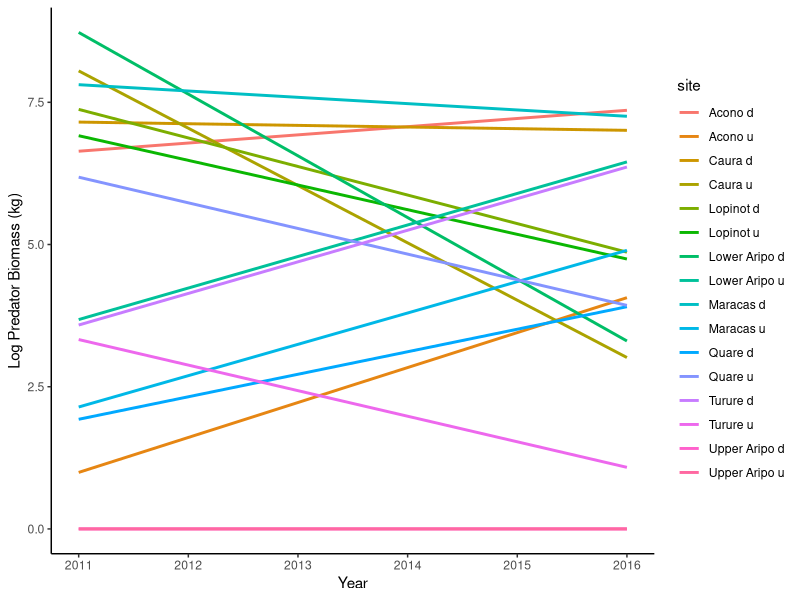
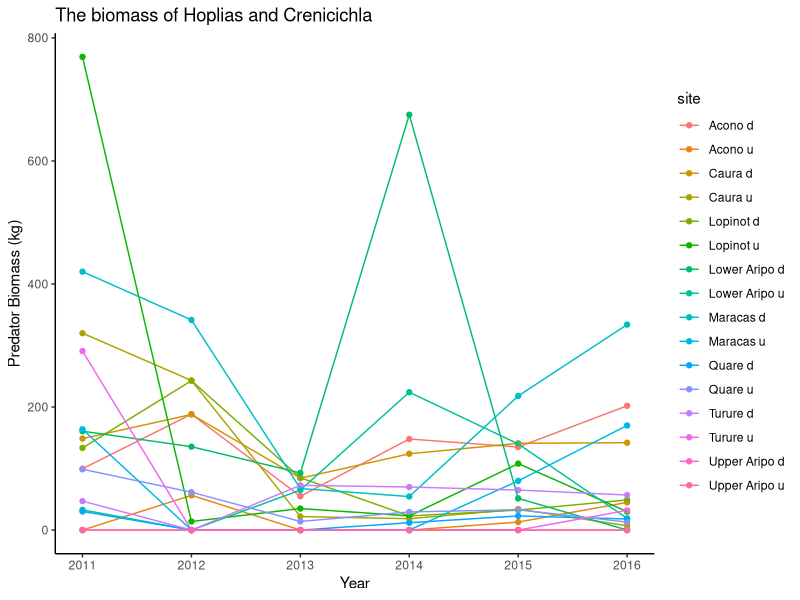
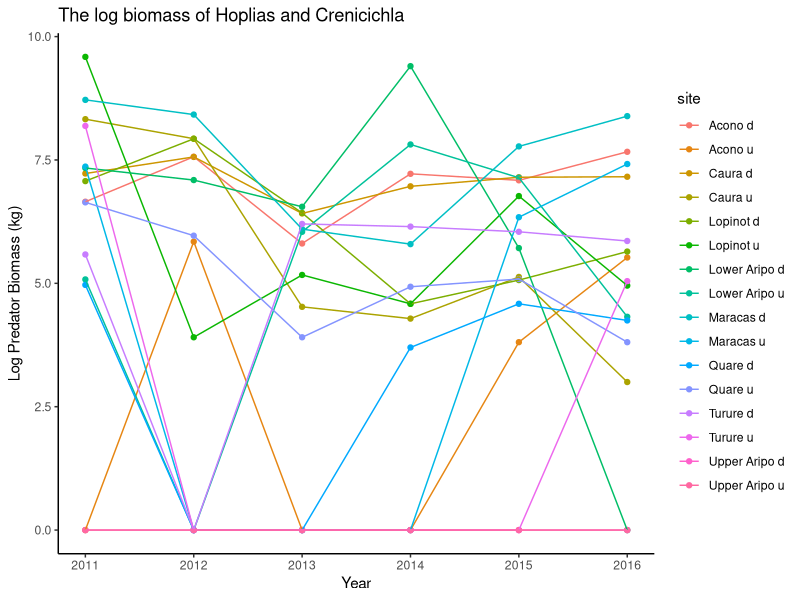
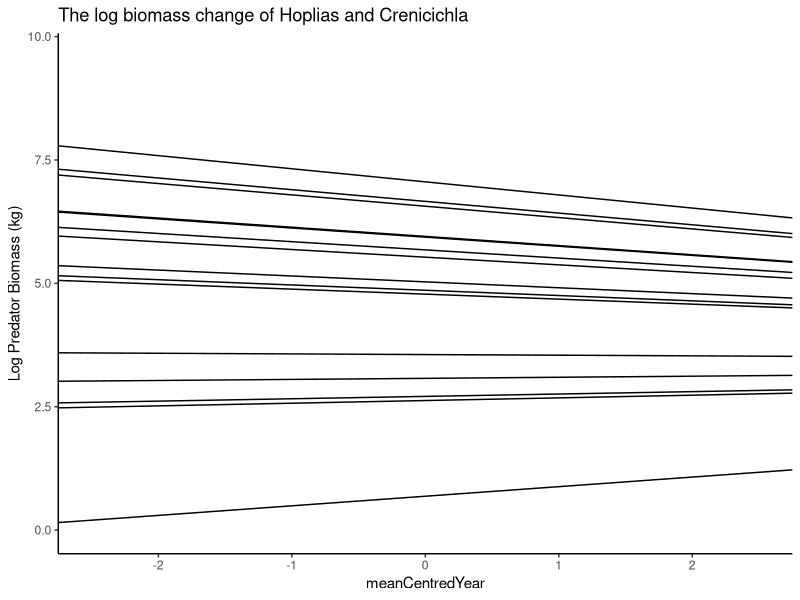
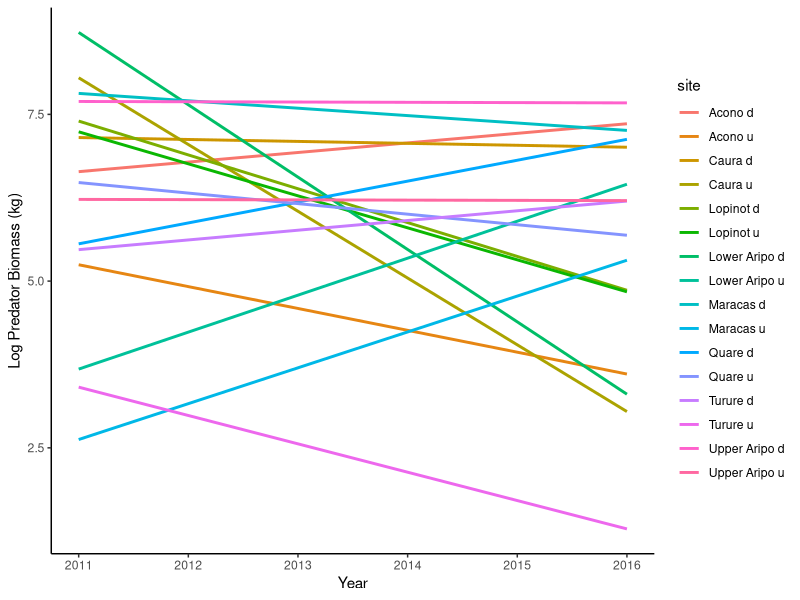
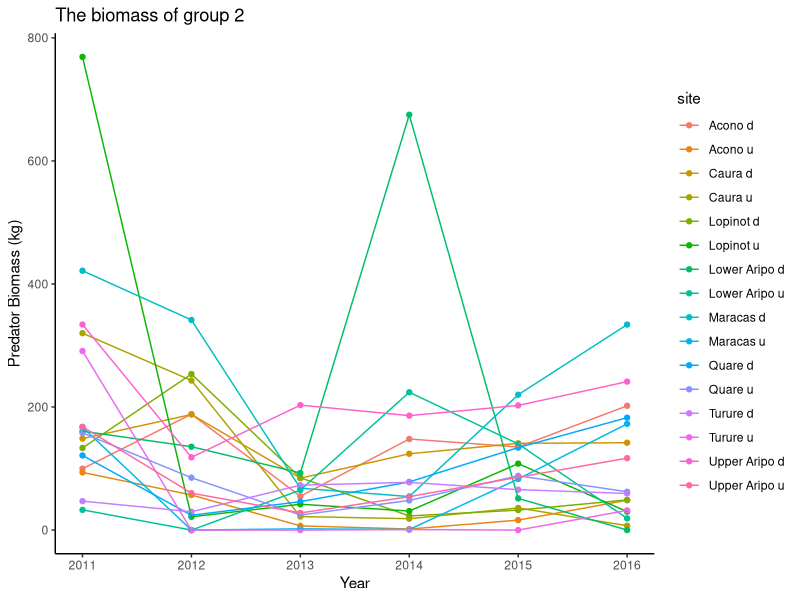
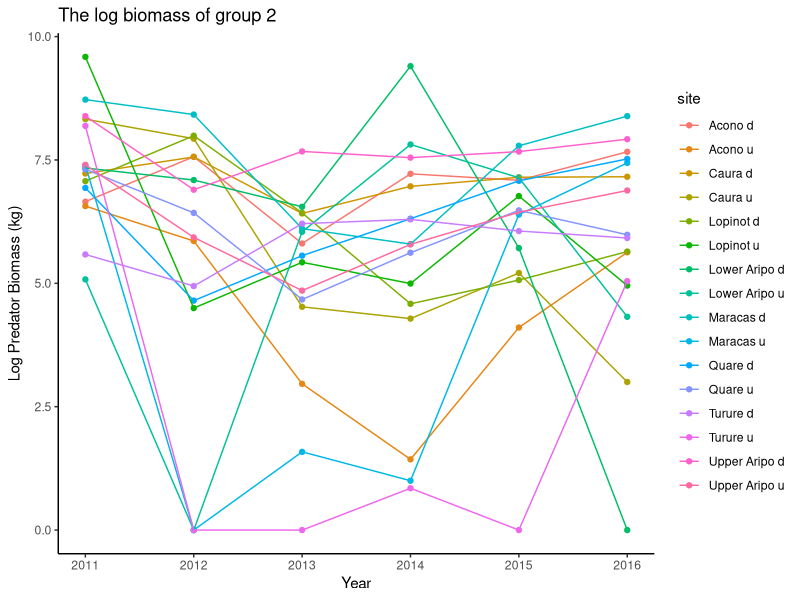
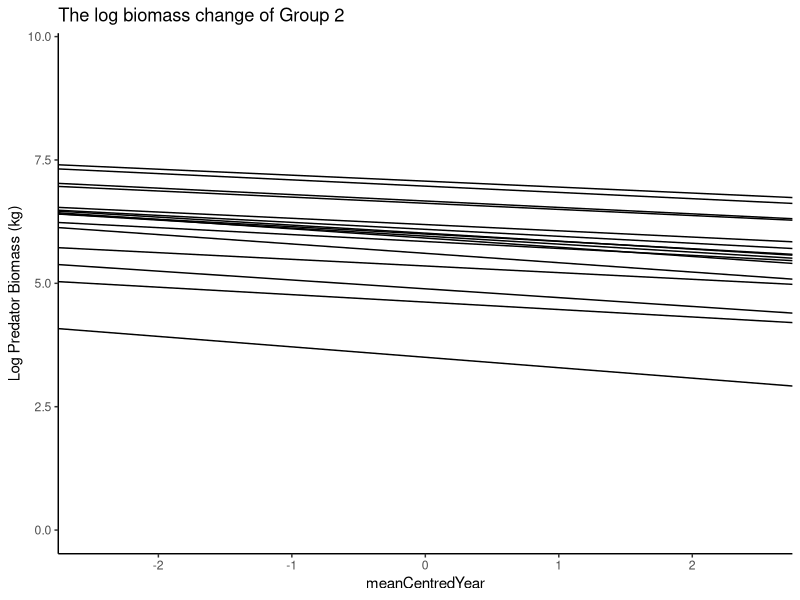

The R script that drew these images, in order:
## ---- chunk 1
setwd("C:\\Users\\faj\\Documents\\OneDrive for Business\\research\\FishPredation\\Data")

library(dplyr)
library(tidyr)
library(ggplot2)
library(lme4)
library(lsmeans)
library(pbkrtest)

#preparing data 

fishDataAll <- read.csv("Fish data June 2017.csv")
head(fishDataAll)
str(fishDataAll)


selectMonths <- c("07", "08")# i am selecting out these months because then i can use the last timepoint 


#select data from only the July and Auguest, and remove first year 
SelectData <- fishDataAll %>% 
	separate(date, c("Day", "Month", "Year"), sep = "/") %>%
	filter(Year != 2010)%>%
	filter(Month %in% selectMonths)

fishData <- data.frame(SelectData)

#calculate biomass
fishData$TotBiomass <- (fishData$numbercaught + fishData$numberseen)* fishData$weight

#calculating percentage abundance
TotBioSite<- fishData %>% 
	group_by(site, Year) %>%
	summarise(BiomasSiteSum = sum(TotBiomass, na.rm=TRUE))

siteBiomass <- data.frame(TotBioSite)

## ---- chunk 2
#Narrow

#sum biomass per site and year
predatorsBioN <- fishData %>% 
	filter(species == "Hoplias malabaricus" | species == "Crenicichla frenata") %>%
	group_by(site, Year) %>%
	summarise(BiomassSum = sum(TotBiomass))

predatorsBio <- data.frame(predatorsBioN)
predatorsBio$Year <- as.numeric(predatorsBio$Year)
siteBiomass$Year <- as.numeric(siteBiomass$Year)

FishDataTot <- merge(siteBiomass, predatorsBio, by = c("site" ,"Year"),all=TRUE) # this makes sure i 
#know what years had no predators recoreded in 
head(FishDataTot)
FishDataTot$BiomassSum[is.na(FishDataTot$BiomassSum)] <- 0

#add mean centered year for further analysis
meanYear <-summarise(FishDataTot, meanYear = mean(Year)) 
FishDataTot$meanYear <- meanYear[1,]
FishDataTot$meanCentredYear <-  FishDataTot$Year - FishDataTot$meanYear	

FishDataTot$LogBiomass <- log2(FishDataTot$BiomassSum + 1)

## ---- chunk 3

#plot slopes of each sites using Lm

NarrowBiomass <- ggplot(aes(x = Year, y = LogBiomass, colour = site),data = FishDataTot)
NarrowBiomass + 
  geom_smooth(se = FALSE, method = "lm")+ 
	theme_classic()+
	labs(y = "Log Predator Biomass (kg)")
  

## ---- chunk 4
BioPlot <- ggplot(FishDataTot, aes(x = Year, y = BiomassSum, col = site, group = site))
BioPlot + geom_point() +
	geom_line() +
	theme_classic() +
	labs(title="The biomass of Hoplias and Crenicichla", y = "Predator Biomass (kg)")

BioPlotLog <- ggplot(FishDataTot, aes(x = Year, y = LogBiomass, col = site, group = site))
BioPlotLog + geom_point() +
	geom_line() +
	theme_classic() +
	labs(title="The log biomass of Hoplias and Crenicichla", y = "Log Predator Biomass (kg)")

## ---- chunk 5
bioMLog <- lmer(LogBiomass ~ meanCentredYear + (meanCentredYear|site), data = FishDataTot)
summary(bioMLog)

#plot slopes of sites
bioMLog_Lines <- coef(bioMLog )$site[c(1:2)] # get slope and intercept of each line in model 3
names(bioMLog_Lines) <- c("intercept", "slope")

m3.plotb <- ggplot(data = FishDataTot, aes(x = meanCentredYear, y = LogBiomass)) # plot of model with varying intercept but not slope, but only main slope shown
m3.plotb + geom_blank() + 
	theme_classic() + 
	geom_abline(slope =bioMLog_Lines$slope, intercept = bioMLog_Lines$intercept) +
	labs(title="The log biomass change of Hoplias and Crenicichla", y = "Log Predator Biomass (kg)")

## ---- chunk 6
#Middle

#sum biomass per site and year
predatorsBioNm <- fishData %>% 
	filter(species == "Hoplias malabaricus" | species == "Crenicichla frenata" | 
		species == "Gymnotus carapo"| species ==  "Rivulus hartii") %>%
	group_by(site, Year) %>%
	summarise(BiomassSum = sum(TotBiomass))

predatorsBiom <- data.frame(predatorsBioNm)
predatorsBiom$Year <- as.numeric(predatorsBiom$Year)
siteBiomass$Year <- as.numeric(siteBiomass$Year)

FishDataTotm <- merge(siteBiomass, predatorsBiom, by = c("site" ,"Year"),all=TRUE) # this makes sure i 
#know what years had no predators recoreded in 
head(FishDataTotm)
FishDataTotm$BiomassSum[is.na(FishDataTotm$BiomassSum)] <- 0

#add mean centered year for further analysis
meanYear <-summarise(FishDataTotm, meanYear = mean(Year)) 
FishDataTotm$meanYear <- meanYear[1,]
FishDataTotm$meanCentredYear <-  FishDataTotm$Year - FishDataTotm$meanYear	

FishDataTotm$LogBiomass <- log2(FishDataTotm$BiomassSum + 1)
## ---- chunk 7

#plot slopes not from the mixed model

NarrowBiomass <- ggplot(aes(x = Year, y = LogBiomass, colour = site),data = FishDataTotm)
NarrowBiomass + 
  geom_smooth(se = FALSE, method = "lm")+ 
	theme_classic()+
	labs(y = "Log Predator Biomass (kg)")
## ---- chunk 8
BioPlotm <- ggplot(FishDataTotm, aes(x = Year, y = BiomassSum, col = site, group = site))
BioPlotm + geom_point() +
	geom_line() +
	theme_classic() +
	labs(title="The biomass of group 2", y = "Predator Biomass (kg)")

BioPlotLogm <- ggplot(FishDataTotm, aes(x = Year, y = LogBiomass, col = site))
BioPlotLogm + geom_point() +
	geom_line() +
	theme_classic() +
	labs(title="The log biomass of group 2", y = "Log Predator Biomass (kg)")

## ---- chunk 9
bioMLogm <- lmer(LogBiomass ~ meanCentredYear + (meanCentredYear|site), data = FishDataTotm)
summary(bioMLogm)

#plot slopes of sites
bioMLog_Linesm <- coef(bioMLogm)$site[c(1:2)] # get slope and intercept of each line in model 3
names(bioMLog_Linesm) <- c("intercept", "slope")

m3.plotbm <- ggplot(data = FishDataTotm, aes(x = meanCentredYear, y = LogBiomass)) # plot of model with varying intercept but not slope, but only main slope shown
m3.plotbm + geom_blank() + 
	theme_classic() + 
	geom_abline(slope =bioMLog_Linesm$slope, intercept = bioMLog_Linesm$intercept) +
	labs(title="The log biomass change of Group 2", y = "Log Predator Biomass (kg)")

## ---- chunk 10
#Wide

group12 <- c("Hoplias malabaricus", "Crenicichla frenata", "Gymnotus carapo", "Anablepsoides hartii",
			"Cichlasoma taenia", "Cichlasoma taenia", "Corynopoma riisei", "Roeboides dientonito", 
			"Agonostomus monticola", "Rhamdia quelen", "andinoacara pulcher", "Hemigrammus unilineatus", "Rivulus hartii")

#sum biomass per site and year
predatorsBioNw <- fishData %>% 
	filter(species %in% group12) %>%
	group_by(site, Year) %>%
	summarise(BiomassSum = sum(TotBiomass))

predatorsBiow <- data.frame(predatorsBioNw)
predatorsBiow$Year <- as.numeric(predatorsBiow$Year)
siteBiomass$Year <- as.numeric(siteBiomass$Year)

FishDataTotw <- merge(siteBiomass, predatorsBiow, by = c("site" ,"Year"),all=TRUE) # this makes sure i 
#know what years had no predators recoreded in 
head(FishDataTotw)
FishDataTotw$BiomassSum[is.na(FishDataTotw$BiomassSum)] <- 0

#add mean centered year for further analysis
meanYear <-summarise(FishDataTotw, meanYear = mean(Year)) 
FishDataTotw$meanYear <- meanYear[1,]
FishDataTotw$meanCentredYear <-  FishDataTotw$Year - FishDataTotw$meanYear	

FishDataTotw$LogBiomass <- log2(FishDataTotw$BiomassSum + 1)


## ---- chunk 11
NarrowBiomass <- ggplot(aes(x = Year, y = LogBiomass, colour = site),data = FishDataTotw)
NarrowBiomass + 
  geom_smooth(se = FALSE, method = "lm")+ 
	theme_classic()+
	labs(y = "Log Predator Biomass (kg)")

## ---- chunk 12
BioPlotw <- ggplot(FishDataTotw, aes(x = Year, y = BiomassSum, col = site, group = site))
BioPlotw + geom_point() +
	geom_line() +
	theme_classic() +
	labs(title="The biomass of group 2 & 3", y = "Predator Biomass (kg)")

BioPlotLogw <- ggplot(FishDataTotw, aes(x = Year, y = LogBiomass, col = site))
BioPlotLogw + geom_point() +
	geom_line() +
	theme_classic() +
	labs(title="The log biomass of group 2 & 3", y = "Log Predator Biomass (kg)")

## ---- chunk 13
bioMLogw <- lmer(LogBiomass ~ meanCentredYear + (meanCentredYear|site), data = FishDataTotw)
summary(bioMLogw)

#plot slopes of sites
bioMLog_Linesw <- coef(bioMLogw)$site[c(1:2)] # get slope and intercept of each line in model 3
names(bioMLog_Linesw) <- c("intercept", "slope")

m3.plotbw <- ggplot(data = FishDataTotw, aes(x = meanCentredYear, y = LogBiomass)) # plot of model with varying intercept but not slope, but only main slope shown
m3.plotbm + geom_blank() + 
	theme_classic() + 
	geom_abline(slope =bioMLog_Linesw$slope, intercept = bioMLog_Linesw$intercept) +
	labs(title="The log biomass change of Group 2", y = "Log Predator Biomass (kg)")
